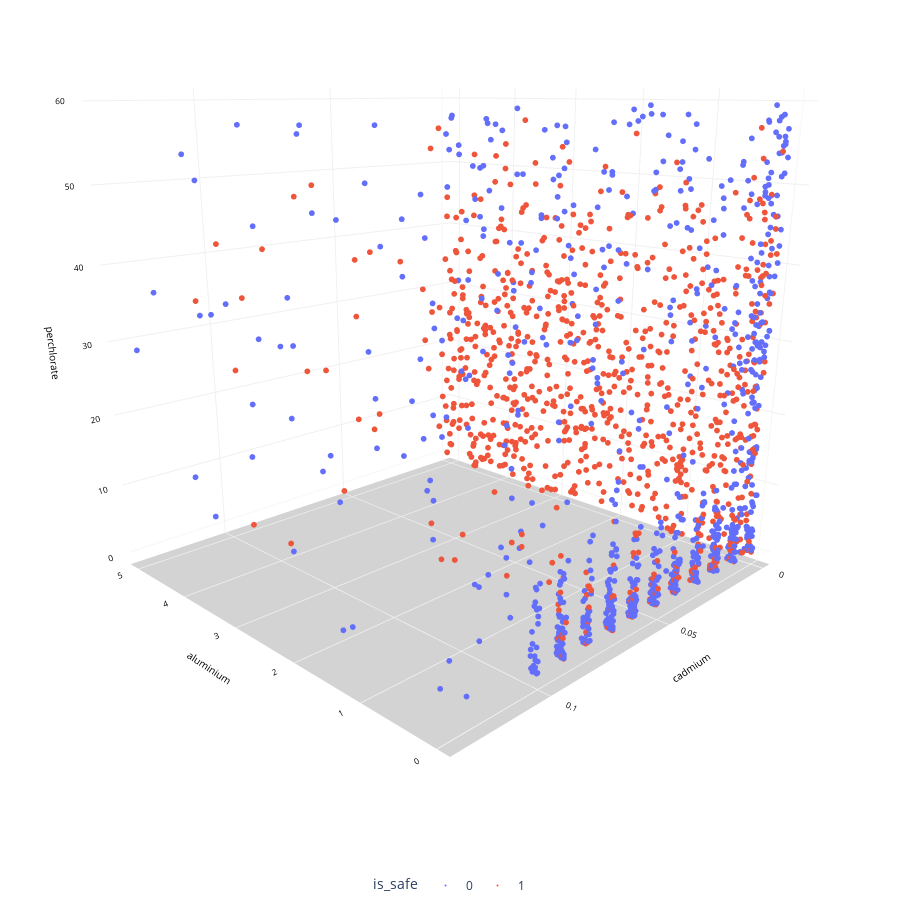

The cell this chart's notebook holds for it:
### Code cell
fig = px.scatter_3d(OriginalDataForLDA, 
                    x=OriginalDataForLDA['aluminium'], y=OriginalDataForLDA['cadmium'], z=OriginalDataForLDA['perchlorate'],
                    color=OriginalDataForLDA['is_safe'],
                    color_discrete_sequence=['#636EFA','#EF553B','#00CC96'], 
                    hover_data=['chloramine','aluminium', 'cadmium','is_safe'],
                    height=900, width=900
                   )

# Update chart looks
fig.update_layout(#title_text="Scatter 3D Plot",
                  showlegend=True,
                  legend=dict(orientation="h", yanchor="top", y=0, xanchor="center", x=0.5),
                  scene_camera=dict(up=dict(x=0, y=0, z=1), 
                                        center=dict(x=0, y=0, z=-0.2),
                                        eye=dict(x=-1.5, y=1.5, z=0.5)),
                                        margin=dict(l=0, r=0, b=0, t=0),
                  scene = dict(xaxis=dict(backgroundcolor='white',
                                          color='black',
                                          gridcolor='#f0f0f0',
                                          title_font=dict(size=10),
                                          tickfont=dict(size=10),
                                         ),
                               yaxis=dict(backgroundcolor='white',
                                          color='black',
                                          gridcolor='#f0f0f0',
                                          title_font=dict(size=10),
                                          tickfont=dict(size=10),
                                          ),
                               zaxis=dict(backgroundcolor='lightgrey',
                                          color='black', 
                                          gridcolor='#f0f0f0',
                                          title_font=dict(size=10),
                                          tickfont=dict(size=10),
                                         )))

# Update marker size
fig.update_traces(marker=dict(size=2))

fig.show()

### Figure 1 — Plotly figure (JSON) as saved in the notebook; plotly's stock layout.template omitted (floating-point values rounded to 4 significant figures; data arrays with more than 128 entries replaced by an {"elided": "..."} marker saying what was removed)
{"data": [{"customdata": {"elided": "912x2 mixed values"}, "hovertemplate": "is_safe=%{customdata[1]}<br>aluminium=%{x}<br>cadmium=%{y}<br>perchlorate=%{z}<br>chloramine=%{customdata[0]}<extra></extra>", "legendgroup": "0", "marker": {"color": "#636EFA", "size": 2, "symbol": "circle"}, "mode": "markers", "name": "0", "scene": "scene", "showlegend": true, "type": "scatter3d", "x": {"elided": "912 float values"}, "y": {"elided": "912 float values"}, "z": {"elided": "912 float values"}}, {"customdata": {"elided": "912x2 mixed values"}, "hovertemplate": "is_safe=%{customdata[1]}<br>aluminium=%{x}<br>cadmium=%{y}<br>perchlorate=%{z}<br>chloramine=%{customdata[0]}<extra></extra>", "legendgroup": "1", "marker": {"color": "#EF553B", "size": 2, "symbol": "circle"}, "mode": "markers", "name": "1", "scene": "scene", "showlegend": true, "type": "scatter3d", "x": {"elided": "912 float values"}, "y": {"elided": "912 float values"}, "z": {"elided": "912 float values"}}], "layout": {"height": 900, "legend": {"orientation": "h", "title": {"text": "is_safe"}, "tracegroupgap": 0, "x": 0.5, "xanchor": "center", "y": 0, "yanchor": "top"}, "margin": {"b": 0, "l": 0, "r": 0, "t": 0}, "scene": {"camera": {"center": {"x": 0, "y": 0, "z": -0.2}, "eye": {"x": -1.5, "y": 1.5, "z": 0.5}, "up": {"x": 0, "y": 0, "z": 1}}, "domain": {"x": [0, 1], "y": [0, 1]}, "xaxis": {"backgroundcolor": "white", "color": "black", "gridcolor": "#f0f0f0", "tickfont": {"size": 10}, "title": {"font": {"size": 10}, "text": "aluminium"}}, "yaxis": {"backgroundcolor": "white", "color": "black", "gridcolor": "#f0f0f0", "tickfont": {"size": 10}, "title": {"font": {"size": 10}, "text": "cadmium"}}, "zaxis": {"backgroundcolor": "lightgrey", "color": "black", "gridcolor": "#f0f0f0", "tickfont": {"size": 10}, "title": {"font": {"size": 10}, "text": "perchlorate"}}}, "showlegend": true, "width": 900}}
